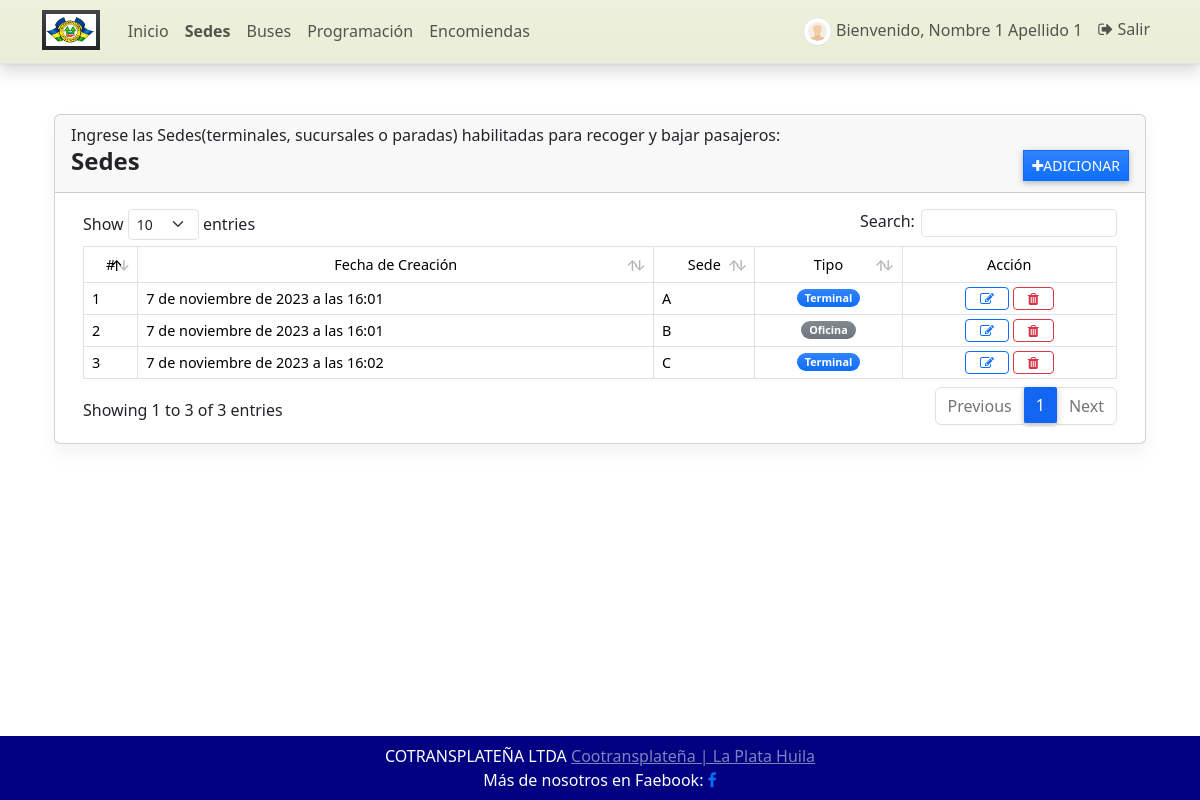
The page /sede (signed in) on the database as committed earlier.
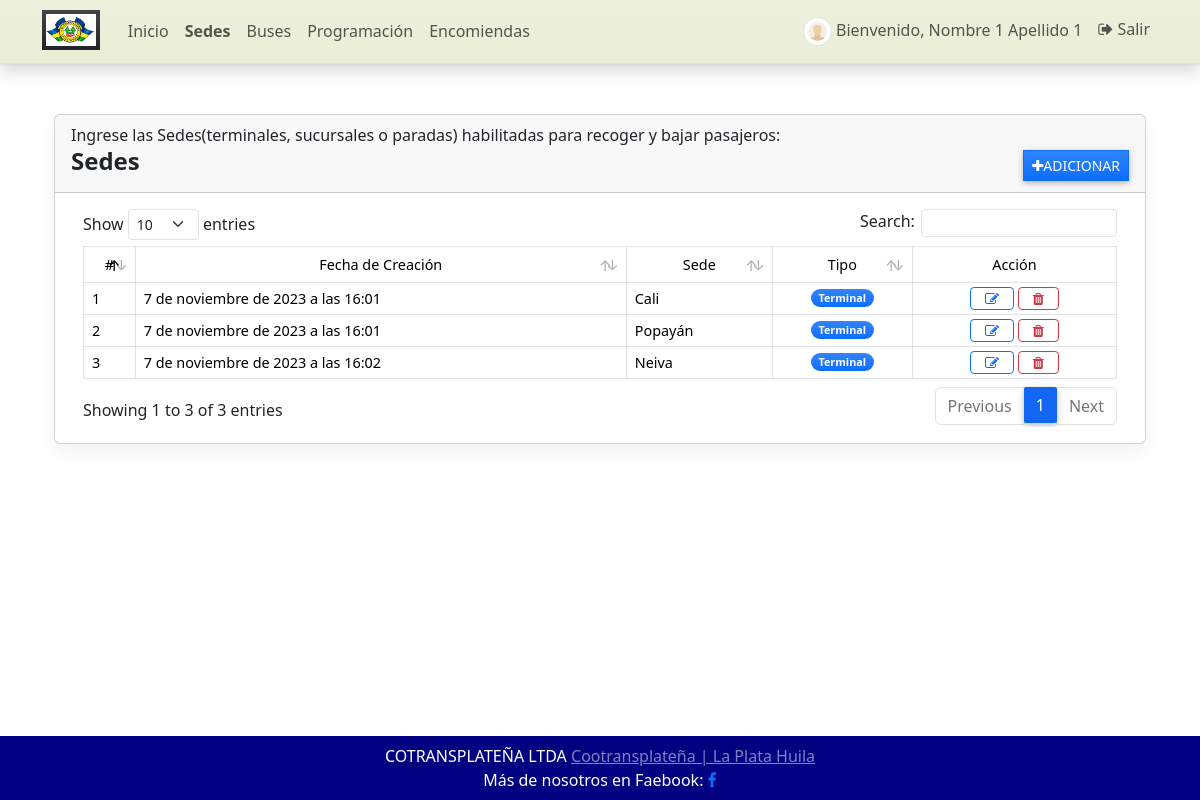
The same page on the database as committed later.
### GestorApp/models.py (models this page shows, shortened)
class Sede(models.Model):
    sede = models.CharField(max_length=250)
    tipo = models.CharField(max_length=2, choices=(('1','Terminal'),('2','Oficina'),('3','Paradero')), default='1')
    fecha_creado = models.DateTimeField(default=timezone.now)
    fecha_actualizado = models.DateTimeField(auto_now=True)

### GestorApp/views.py (the view)
# urls.py: path('sede', views.sede, name='sede-pagina'),
@login_required
def sede(request: HttpRequest):
    semaforo = {
        '1': 'bg-primary',
        '2': 'bg-secondary',
        '3': 'bg-success',
    }
    context['page_title'] = "Sedes"
    sedes = Sede.objects.all()
    context['sedes'] = sedes
    context['semaforo'] = semaforo
    return render(request, 'sede.html', context)

### GestorApp/forms.py
class ActualizarContrasena(PasswordChangeForm):
    old_password = forms.CharField(
        widget=forms.PasswordInput(attrs={'class': 'form-control form-control-sm rounded-0'}),
        label="Contraseña Anterior")
    new_password1 = forms.CharField(
        widget=forms.PasswordInput(attrs={'class': 'form-control form-control-sm rounded-0'}),
        label="Nueva Constraseña")
    new_password2 = forms.CharField(
        widget=forms.PasswordInput(attrs={'class': 'form-control form-control-sm rounded-0'}),
        label="Confirmar Nueva Contraseña")
    class Meta:
        model = User
        fields = ('old_password', 'new_password1', 'new_password2')

### GestorApp/templatetags/customfilter.py (called while the page is built)
@register.filter
def dict_key(d, k):
    return d[k]

### GestorApp/templates/sede.html (shortened to what this page needs)
{% extends 'base.html' %}
{% load humanize %}
{% block Contenido %}
{% load customfilter %}
    <div class="container-fluid">
        <div class="col-lg-12 col-md-12 col-sm-12 col-xs-12">
            <div class="card card-default table-responsive">
                <div class="card-header">
                    <h7>Ingrese las Sedes(terminales, sucursales o paradas) habilitadas para recoger y bajar pasajeros:</h7>
                    <div class="d-flex w-100 align-items-center justify-content-between">
                        <h4 class="card-title fw-bold text-wrap">Sedes</h4>
                        <div class="tools">
                            <button type="button" class="btn btn-primary rounded-0 bg-gradient btn-sm" id='adiccion'><i class="fa fa-plus"></i>Adicionar</button>
                        </div>
                    </div>
                </div>
                <div class="card-body">
                    <div class="container-fluid table-responsive" >
                        <table class="table table-bordered" id="sede-list">
                            <thead>
                            <tr class="bg-gradient bg-secondary bg-opacity-50 text-light">
                                <th class="px-2 py-2 text-center">#</th>
                                <th class="px-2 py-2 text-center">Fecha de Creación</th>
                                <th class="px-2 py-2 text-center">Sede</th>
                                <th class="px-2 py-2 text-center">Tipo</th>
                                <th class="px-2 py-2 text-center">Acción</th>
                            </tr>
                            </thead>
                            <tbody>
                            {% for sede in sedes %}
                                <tr>
                                    <td class="px-2 py-1 align-middle">{{ forloop.counter }}</td>
                                    <td class="px-2 py-1 align-middle">{{ sede.fecha_creado }}</td>
                                    <td class="px-2 py-1 align-middle">{{ sede.sede }}</td>
                                    <td class="px-1 py-1 align-middle text-center">
                                <span class="badge {{ semaforo|dict_key:sede.tipo}} bg-gradient rounded-pill px-2">
                                    {{ sede.get_tipo_display }}
                                </span>
                                    </td>
                                    <td class="px-2 py-1 align-middle text-center">
                                        <a class="btn btn-outline-primary btn-sm edit-data" href="javascript:void(0)" data-id="{{ sede.pk }}" title="Editar">
                                            <i class="fa fa-edit"></i>
                                        </a>
                                        <button class="btn btn-outline-danger btn-sm delete-data" type="button" data-id="{{ sede.pk }}" title="Eliminar">
                                            <i class="fa fa-trash"></i>
                                        </button>
                                    </td>
                                </tr>
                            {% endfor %}
                            </tbody>
                        </table>
                    </div>
                </div>
            </div>
        </div>
    </div>
{% endblock Contenido %}

Rows that differ between the two databases and show on the page:
changed Sede: sede "A" → "Cali"
changed Sede: sede "B" → "Popayán"; tipo "Oficina" → "Terminal"
changed Sede: sede "C" → "Neiva"
